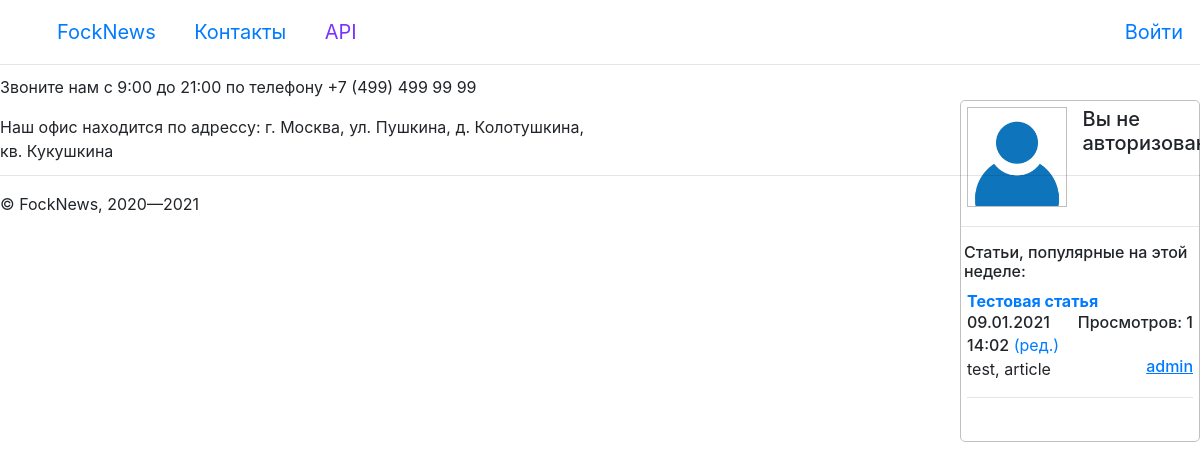
The page /contacts/ on the database as committed earlier.
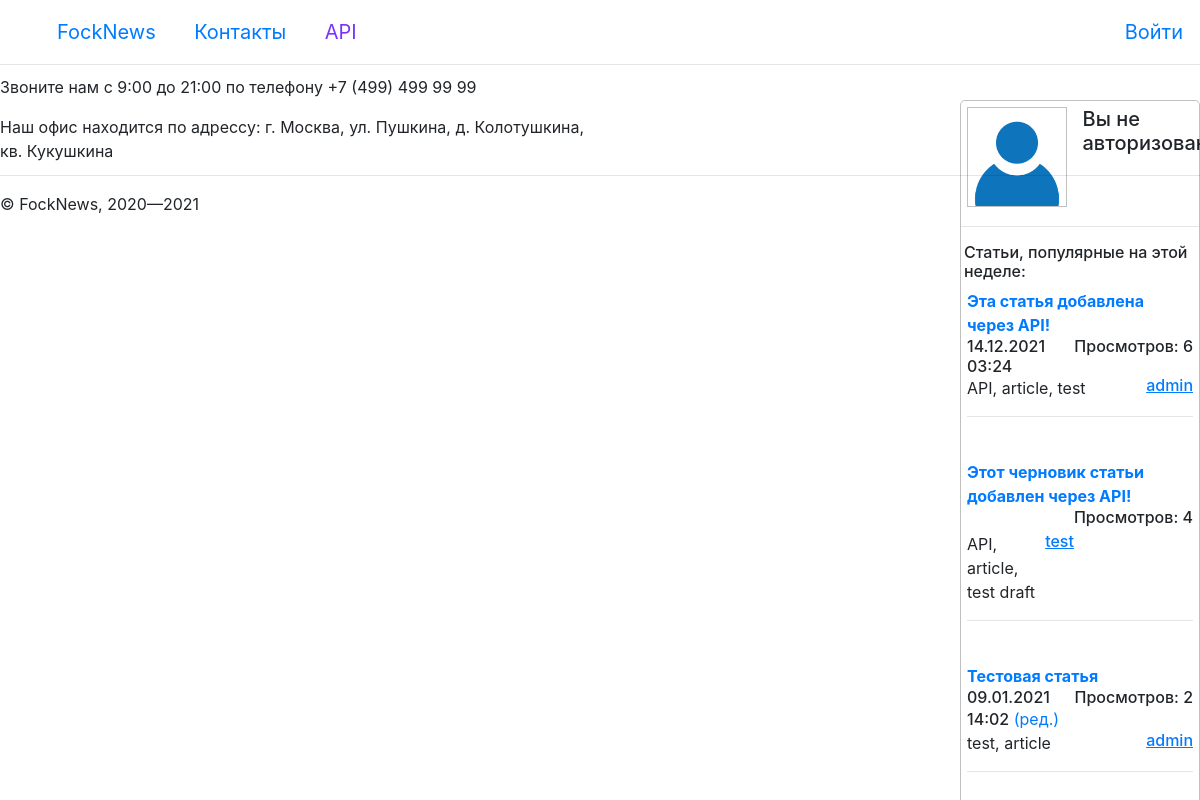
The same page on the database as committed later.
### Main/models.py (models this page shows, shortened)
class Articles(models.Model):
    title = models.CharField(max_length=120)
    body = models.TextField(blank=True)
    create_datetime = models.DateTimeField()
    pub_datetime = models.DateTimeField(
        blank=True,
        null=True
    )
    lasted_datetime = models.DateTimeField(
        blank=True,
        null=True
    )
    author = models.ForeignKey(
        User,
        on_delete=models.SET_NULL,
        null=True,
        verbose_name='Автор'
    )
    tags = models.TextField(blank=True)
    status = models.CharField(max_length=24)
    objects = models.Manager()
    class Meta:
        verbose_name = 'Статья'
        verbose_name_plural = 'Статьи'
        permissions = (
            ("restore_articles", "Can restore Articles"),
            ("publish_articles", "Can publish drafts of Articles"),
            ("view_published", "Can view published Articles"),
            ("view_draft", "Can view drafts of Articles"),
            ("view_deleted", "Can view deleted Articles"),
        )

### Main/views.py (the view)
def contacts(request):
    response = zlib.get_full_response(request, {})
    return render(request, 'Main/contacts.html', response)

### Main/zlib.py (called while the page is built)
def stdict(request):
    poparts = Articles.objects.filter(
        views__view_datetime__gte=(datetime.datetime.now() + datetime.timedelta(days=-7)).strftime("%Y-%m-%d %H:%M:%S")
    ).annotate(views_num=Sum('views__view_weight')).order_by('-views_num')[:3]
    return {
        'user_data': request.user,
        'sidebar_data': {
            'pop_arts': poparts
        }
    }

def get_full_response(request, addictive):
    addictive.update(stdict(request))
    return addictive

### FockNews/templates/Main/contacts.html (shortened to what this page needs)
{% extends "wrapper.html" %}
{% block content %}
<div>
    <p>
        Звоните нам с 9:00 до 21:00 по телефону +7 (499) 499 99 99
    </p>
    <p>
        Наш офис находится по адрессу: г. Москва, ул. Пушкина, д. Колотушкина, кв. Кукушкина
    </p>
</div>
{% endblock %}

### FockNews/templates/includes/sidebar.html (shortened to what this page needs)
<aside>
    <div class="side_minprofile">
        <div class="avatar">
            {% if request.user.profile.avatar %}
            <img src="{{MEDIA_URL}}{{request.user.profile.avatar}}">
            {% else %}
            <img src="{{MEDIA_URL}}images/avatars/default.png">
            {% endif %}
        </div>
        <div class="username">
            {% if request.user.is_authenticated %}
            <h4 class="{{request.user.groups.all.0.name}}">{{request.user.username}}</h4>
            <p class="group {{request.user.groups.all.0.name}}">{{request.user.groups.all.0.name}}</p>
            {% else %}
            <h5>Вы не авторизованы!</h5>
            {% endif %}
        </div>
    </div><hr>
    <div class="side_articles">
        <h6>Статьи, популярные на этой неделе:</h6>
        {% for post in sidebar_data.pop_arts %}
        <div id="side-article{{post.id}}">
            <b class="article_title"><a href="/news/{{post.id}}">{{post.title}}</a></b>
            <h6 class="article_views">Просмотров: {{post.views_num}}</h6><br>
            <h6 class="article_datetime">{{post.pub_datetime|date:"d.m.Y H:i"}}</h6>{% if post.lasted_datetime != NULL %} <span class="btn-link article_lasted_datetime" title="{{post.lasted_datetime|date:'d.m.Y H:i'}}">(ред.)</span> {% endif %}<br>
            <h6 class="article_author"><a href="/users/{{post.author}}"><u>{{post.author}}</u></a></h6>
            <p class="article_tags">{{post.tags}}</p>
            <hr><br>
        </div>
        {% endfor %}
    </div>
</aside>

Rows that differ between the two databases and show on the page:
added Articles: title "Эта статья добавлена через API!", views_num "6", pub_datetime "14.12.2021 03:24", author "admin", tags "API, article, test"
added Articles: title "Этот черновик статьи добавлен через API!", views_num "4", author "test", tags "API, article, test draft"
computed for Articles "Тестовая статья": views_num "1" → "2"
